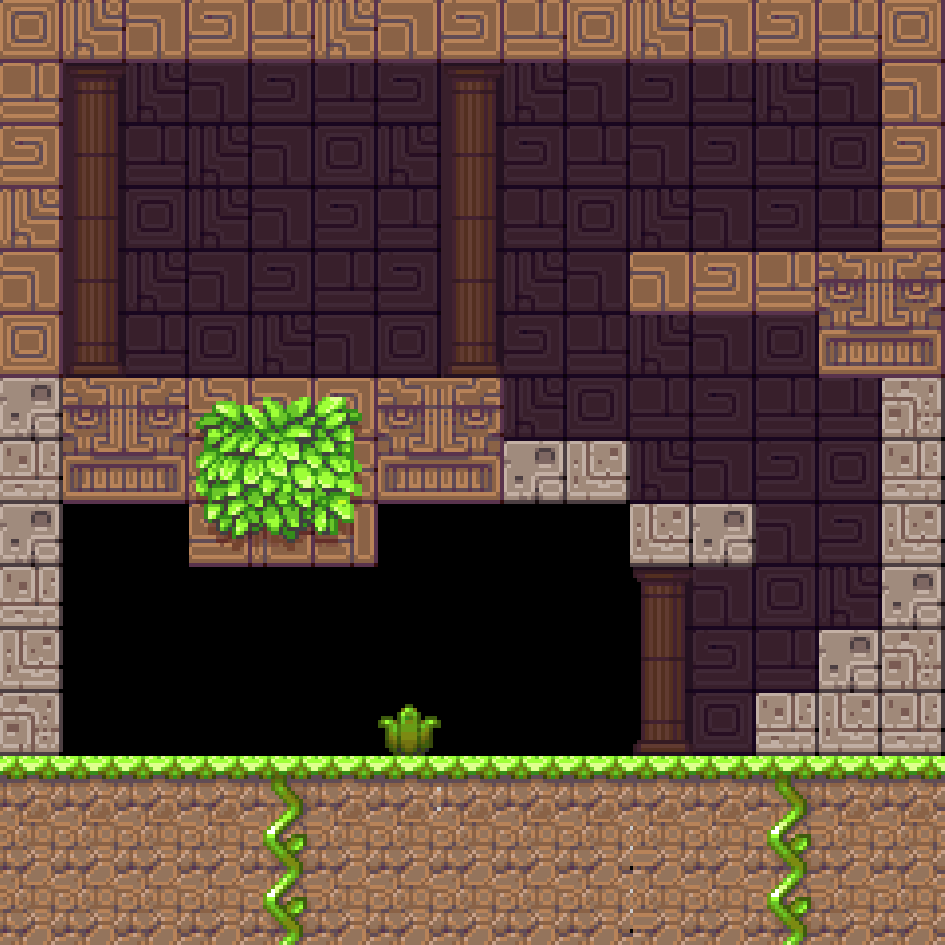

Below is a game level as drawn by its tile map, then a one-line description and the .tmx that defines it (tile-layer data replaced by summaries):
An orthogonal 15x15 tile map with 63x63 px tiles, 1 tile layer (Tile Layer 1) and 19 objects (17x citrus.objects.platformer.box2d.Platform, objects.Portal, objects.Jibbly).

<map version="1.0" orientation="orthogonal" width="15" height="15" tilewidth="63" tileheight="63">
 <tileset firstgid="1" name="tileset" tilewidth="63" tileheight="63">
  <image source="../gfx/tileset.png" width="1134" height="315" />
 </tileset>
 <layer name="Tile Layer 1" width="15" height="15">
  <data>[225 cells, 225 non-empty, 41 distinct tile ids]</data>
 </layer>
 <objectgroup name="portals" width="15" height="15">
  <object name="portal" type="objects.Portal" x="233" y="247" width="126" height="126" />
 </objectgroup>
 <objectgroup name="citrus" width="15" height="15">
  <object name="jibbly" type="objects.Jibbly" x="129" y="595" width="47" height="41">
   <properties>
    <property name="acceleration" value="4" />
    <property name="maxVelocity" value="4" />
   </properties>
  </object>
  <object name="wall" type="citrus.objects.platformer.box2d.Platform" x="0" y="0" width="61" height="754" />
  <object name="platform" type="citrus.objects.platformer.box2d.Platform" x="0" y="755" width="439" height="73" />
  <object name="platform" type="citrus.objects.platformer.box2d.Platform" x="631" y="756" width="125" height="71" />
  <object name="platform" type="citrus.objects.platformer.box2d.Platform" x="756" y="693" width="63" height="61" />
  <object name="platform" type="citrus.objects.platformer.box2d.Platform" x="819" y="630" width="62" height="62" />
  <object name="platform" type="citrus.objects.platformer.box2d.Platform" x="882" y="0" width="62" height="628" />
  <object name="platform" type="citrus.objects.platformer.box2d.Platform" x="630" y="504" width="125" height="62" />
  <object name="platform" type="citrus.objects.platformer.box2d.Platform" x="504" y="441" width="124" height="62" />
  <object name="platform" type="citrus.objects.platformer.box2d.Platform" x="63" y="378" width="440" height="62" />
  <object name="platform" type="citrus.objects.platformer.box2d.Platform" x="630" y="252" width="251" height="61" />
  <object name="wall" type="citrus.objects.platformer.box2d.Platform" x="60" y="-1" width="819" height="60" />
  <object name="platform" type="citrus.objects.platformer.box2d.Platform" x="819" y="313" width="63" height="63" />
  <object name="platform" type="citrus.objects.platformer.box2d.Platform" x="189" y="504" width="188" height="62" />
  <object name="platform" type="citrus.objects.platformer.box2d.Platform" x="376" y="440" width="127" height="63" />
  <object name="platform" type="citrus.objects.platformer.box2d.Platform" x="63" y="439" width="125" height="64" />
  <object name="wall" type="citrus.objects.platformer.box2d.Platform" x="367" y="828" width="72" height="116" />
  <object name="wall" type="citrus.objects.platformer.box2d.Platform" x="630" y="827" width="66" height="117" />
 </objectgroup>
</map>
